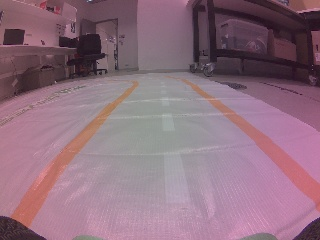
#> input picture data/20261013_001444/000002.jpg, 320 x 240 px, given in place of 20261013_001444, which was not available
$ python lane_detection.py ../data/20261013_001444
#> lines starting #> are read from the running program, lines starting #| are printed output that depends on the picture; after the words box and inside, x2 and y2 are one past the last pixel; in counts of white or black regions, pixels touching at a corner belong together; pictures that were not available may be replaced by others from this repository, and a replacement may not be noted
"""Orange lane-boundary detector for the JetRacer camera (OpenCV + numpy only).

Works on one BGR frame (the recorded 320x240 images). It only perceives; it never
touches the car. Python 3.6 compatible so it can later run on the Jetson.

    python car/lane_detection.py frame.jpg [more.jpg ...] [--out DIR] [--tophat-min 12]

How it works
------------
1. Colour: convert to Lab. Under the pink room lighting the orange tape is far
   easier to separate by Lab b* (yellow-blue axis) than by HSV hue (the tape's
   hue drifts to ~0-15 and its saturation is washed out). The absolute b* of
   the tape falls toward the image edges (vignetting), so a fixed threshold
   loses the right-hand line. Instead we take a white top-hat of b* (b* minus
   its grey opening with a kernel wider than the tape): narrow bright-in-b*
   structures are kept whatever the local floor level, and we require
   top-hat >= `tophat_min` and b* >= `lab_b_min` (a low absolute floor).
2. Region of interest: rows from `roi_top` down (above that is the room, which
   has warm colours too) and the lowest `roi_bottom_margin` rows (car bonnet).
3. Noise filter: morphological open/close, then drop connected blobs smaller
   than `min_blob_area`.
4. Sample rows: on each row in `sample_rows` take the horizontal runs of orange
   pixels. A row is usable only if it has exactly two runs, each narrower than
   `max_run_width`, not touching the image border (a clipped line would bias the
   centre) and separated by `min_lane_width_px`..`max_lane_width_px`. Left run =
   left boundary, right run = right boundary.
5. Lane centre = midpoint of the two runs on each usable row. A straight line
   is fitted through the centres (x as a function of row).

What is returned (LaneResult)
-----------------------------
status      "ok" | "one_line" | "no_line" | "ambiguous" | "insufficient"
valid       True only for status "ok": two boundaries seen on enough rows over a
            long enough span, and the fit is consistent. Anything else leaves
            `offset_norm`, `heading_slope` etc. as None: we do NOT guess a
            centre from a single line, because the lane width in pixels depends
            on distance and camera pose, which we have not calibrated.
confidence  0..1, a heuristic: (usable rows / 8, max 1) x fit quality. Not a probability.
offset_norm lane offset in IMAGE space, see below.
heading_slope  image-space direction of the lane centre line, see below.
curvature   second-order coefficient of the centre line (None if < 5 rows).

IMAGE-SPACE FEATURES ARE NOT METRES OR RADIANS
----------------------------------------------
offset_norm = (centre_x - image_centre_x) / (lane_width_px / 2), measured at
the reference row `ref_row`. Sign matches JetRacerEnv: + means the lane centre
is to the right of the camera, i.e. the car is LEFT of centre. It is a ratio, so
it is independent of pixel scale, but it assumes the camera sits on the car's
centre line, looks straight ahead, and ignores lens distortion and camera
height/tilt. It is therefore only a proxy for JetRacerEnv's
lane_offset / lane_half_width; it equals it only after calibration.

heading_slope = d(centre_x)/d(rows upward), in pixels per pixel. + means the
centre line moves right as it recedes (the track bends/points right of the
camera, i.e. the car points LEFT of the track, as JetRacerEnv's + heading_error).
It mixes true heading error, lateral offset (perspective) and track curvature,
and is not an angle. Do not divide by pi and feed it to a policy trained in the
simulator without calibrating it against known poses.
"""
import argparse
import os

import cv2
import numpy as np

STATUS_OK = "ok"
STATUS_ONE_LINE = "one_line"
STATUS_NO_LINE = "no_line"
STATUS_AMBIGUOUS = "ambiguous"
STATUS_INSUFFICIENT = "insufficient"


class LaneConfig(object):
    """All tunables in one place. Defaults are for 320x240 frames."""

    def __init__(self, **kw):
        # colour (Lab, OpenCV 8-bit scale: 128 = neutral)
        self.lab_b_min = 128           # absolute floor on b*
        self.tophat_kernel = 61        # px, must be wider than the tape (~30 px near the camera)
        self.tophat_min = 12           # b* units above the local floor
        # region of interest
        self.roi_top = 75              # ignore rows above (room / horizon)
        self.roi_bottom_margin = 12    # ignore the lowest rows (car bonnet)
        # noise filtering
        self.open_kernel = 3
        self.close_kernel = 5
        self.min_blob_area = 40        # px
        # row sampling
        self.sample_rows = list(range(100, 228, 8))
        self.max_run_width = 70        # px; wider = a near-horizontal stretch of line, not a crossing
        self.min_run_width = 2
        self.border_margin = 2         # a run within this of the left/right edge is "clipped"
        self.min_lane_width_px = 40
        self.max_lane_width_px = 300
        # validity
        self.min_valid_rows = 3
        self.full_confidence_rows = 8  # usable rows for full coverage credit
        self.min_row_span = 30         # px between first and last usable row
        self.ref_row = 140             # offset is read here (must lie inside the usable span).
                                       # Near rows are often clipped by the image edge, so this is
                                       # a look-ahead row, not the row under the wheels.
        self.ref_row_tolerance = 10
        self.max_fit_rms_px = 6.0
        self.min_confidence = 0.35
        for k, v in kw.items():
            if not hasattr(self, k):
                raise TypeError("unknown LaneConfig option: %s" % k)
            setattr(self, k, v)


class LaneResult(object):
    def __init__(self):
        self.status = STATUS_NO_LINE
        self.valid = False
        self.confidence = 0.0
        self.offset_norm = None       # image-space, see module docstring
        self.heading_slope = None     # image-space, see module docstring
        self.curvature = None
        self.lane_width_px = None     # at ref_row
        self.centre_x_ref = None
        self.n_rows_used = 0
        self.n_rows_sampled = 0
        self.fit_rms_px = None
        self.line_pixels = 0          # orange pixels in the ROI after filtering
        self.rows = []                # per-row dicts: y, left, right, centre, width
        self.mask = None              # filtered orange mask (full frame, uint8 0/255)
        self.centre_fit = None        # (a, b, c): x = a*y^2 + b*y + c  or (0, b, c)
        self.visible_side = None      # for one_line: "left"/"right" by image half (ambiguous in corners)

    def as_dict(self):
        return {
            "status": self.status, "valid": int(self.valid), "confidence": round(self.confidence, 3),
            "offset_norm": _r(self.offset_norm), "heading_slope": _r(self.heading_slope),
            "curvature": _r(self.curvature, 6), "lane_width_px": _r(self.lane_width_px),
            "n_rows_used": self.n_rows_used, "n_rows_sampled": self.n_rows_sampled,
            "fit_rms_px": _r(self.fit_rms_px), "line_pixels": self.line_pixels,
        }


def _r(v, n=4):
    return "" if v is None else round(float(v), n)


def orange_mask(bgr, cfg):
    """Binary mask (0/255) of orange-tape pixels inside the ROI, noise-filtered."""
    h = bgr.shape[0]
    lab = cv2.cvtColor(bgr, cv2.COLOR_BGR2LAB)
    b = lab[:, :, 2]
    k = cv2.getStructuringElement(cv2.MORPH_ELLIPSE, (cfg.tophat_kernel, cfg.tophat_kernel))
    tophat = cv2.subtract(b, cv2.morphologyEx(b, cv2.MORPH_OPEN, k))
    mask = ((tophat >= cfg.tophat_min) & (b >= cfg.lab_b_min)).astype(np.uint8) * 255
    mask[:cfg.roi_top] = 0
    if cfg.roi_bottom_margin > 0:
        mask[h - cfg.roi_bottom_margin:] = 0
    if cfg.open_kernel > 1:
        mask = cv2.morphologyEx(mask, cv2.MORPH_OPEN, np.ones((cfg.open_kernel,) * 2, np.uint8))
    if cfg.close_kernel > 1:
        mask = cv2.morphologyEx(mask, cv2.MORPH_CLOSE, np.ones((cfg.close_kernel,) * 2, np.uint8))
    n, labels, stats, _ = cv2.connectedComponentsWithStats(mask, connectivity=8)
    keep = np.zeros(n, np.uint8)
    for i in range(1, n):
        if stats[i, cv2.CC_STAT_AREA] >= cfg.min_blob_area:
            keep[i] = 255
    return keep[labels]


def _runs(row):
    """(start, end_exclusive) of each run of non-zero pixels in a 1-D array."""
    padded = np.concatenate(([0], (row > 0).astype(np.int8), [0]))
    d = np.diff(padded)
    return list(zip(np.where(d == 1)[0], np.where(d == -1)[0]))


def detect_lane(bgr, cfg=None):
    """Detect the two orange boundaries in one BGR frame. Returns a LaneResult."""
    cfg = cfg or LaneConfig()
    res = LaneResult()
    h, w = bgr.shape[:2]
    mask = orange_mask(bgr, cfg)
    res.mask = mask
    res.line_pixels = int(np.count_nonzero(mask))
    if res.line_pixels == 0:
        return res  # status no_line

    rows = []
    n_one = n_amb = 0
    for y in cfg.sample_rows:
        if y >= h:
            continue
        runs = [r for r in _runs(mask[y]) if r[1] - r[0] >= cfg.min_run_width]
        if not runs:
            continue
        # A run touching the border is clipped (line leaves the image): unusable for a centre.
        good = [r for r in runs if (r[1] - r[0]) <= cfg.max_run_width
                and r[0] > cfg.border_margin and r[1] < w - cfg.border_margin]
        if len(runs) == 2 and len(good) == 2:
            (l0, l1), (r0, r1) = good
            lx, rx = 0.5 * (l0 + l1), 0.5 * (r0 + r1)
            if cfg.min_lane_width_px <= rx - lx <= cfg.max_lane_width_px:
                rows.append({"y": y, "left": lx, "right": rx, "centre": 0.5 * (lx + rx), "width": rx - lx})
                continue
            n_amb += 1
        elif len(runs) == 1:
            n_one += 1
        else:
            n_amb += 1
    res.rows = rows
    res.n_rows_used = len(rows)
    res.n_rows_sampled = len([y for y in cfg.sample_rows if y < h])

    if len(rows) < cfg.min_valid_rows:
        res.confidence = 0.0
        if rows:
            res.status = STATUS_INSUFFICIENT      # two lines on only 1-2 rows
        elif n_amb > 0:
            res.status = STATUS_AMBIGUOUS         # runs seen, but clipped/merged/too many
        elif n_one > 0:
            res.status = STATUS_ONE_LINE          # exactly one line, on every row that has any
            xs = np.where(mask.any(axis=0))[0]
            res.visible_side = "left" if xs.mean() < w / 2 else "right"
        return res

    ys = np.array([r["y"] for r in rows], float)
    cs = np.array([r["centre"] for r in rows])
    ws = np.array([r["width"] for r in rows])
    span = ys.max() - ys.min()
    # Centre line fit: linear always, quadratic (for curvature) only with enough rows.
    b, c = np.polyfit(ys, cs, 1)
    res.centre_fit = (0.0, b, c)
    if len(rows) >= 5 and span >= cfg.min_row_span:
        a2, b2, c2 = np.polyfit(ys, cs, 2)
        res.curvature = float(a2)
        res.centre_fit = (a2, b2, c2)
    # Residual against the fit actually used (a bend is not a fit error).
    fa, fb, fc = res.centre_fit
    rms = float(np.sqrt(np.mean((cs - (fa * ys * ys + fb * ys + fc)) ** 2)))
    res.fit_rms_px = rms
    wb, wc = np.polyfit(ys, ws, 1)  # width should grow smoothly toward the camera
    wrms = float(np.sqrt(np.mean((ws - (wb * ys + wc)) ** 2)))

    coverage = min(1.0, len(rows) / float(cfg.full_confidence_rows))
    quality = float(np.exp(-rms / 6.0) * np.exp(-wrms / 10.0))
    res.confidence = float(coverage * quality)

    ref = cfg.ref_row
    if span < cfg.min_row_span or not (ys.min() - cfg.ref_row_tolerance <= ref <= ys.max() + cfg.ref_row_tolerance):
        res.status = STATUS_INSUFFICIENT  # we would have to extrapolate to the reference row
        return res
    if rms > cfg.max_fit_rms_px or res.confidence < cfg.min_confidence:
        res.status = STATUS_AMBIGUOUS
        return res

    centre_ref = res.centre_fit[0] * ref * ref + res.centre_fit[1] * ref + res.centre_fit[2]
    width_ref = wb * ref + wc
    if width_ref < cfg.min_lane_width_px:
        res.status = STATUS_AMBIGUOUS
        return res
    res.centre_x_ref = float(centre_ref)
    res.lane_width_px = float(width_ref)
    res.offset_norm = float((centre_ref - (w - 1) / 2.0) / (width_ref / 2.0))
    res.heading_slope = float(-b)   # rows increase downward, so "per row upward" = -b
    res.status = STATUS_OK
    res.valid = True
    return res


def annotate(bgr, res, cfg=None):
    """Debug image: orange pixels highlighted, usable row points, fitted centre, text."""
    cfg = cfg or LaneConfig()
    out = bgr.copy()
    h, w = out.shape[:2]
    if res.mask is not None:
        out[res.mask > 0] = (0.35 * out[res.mask > 0] + 0.65 * np.array([0, 255, 255])).astype(np.uint8)
    cv2.line(out, (0, cfg.roi_top), (w, cfg.roi_top), (255, 255, 255), 1)
    cv2.line(out, ((w - 1) // 2, h - 60), ((w - 1) // 2, h), (255, 255, 255), 1)   # image centre
    for r in res.rows:
        y = int(r["y"])
        cv2.circle(out, (int(r["left"]), y), 3, (255, 0, 0), -1)     # left boundary: blue
        cv2.circle(out, (int(r["right"]), y), 3, (0, 0, 255), -1)    # right boundary: red
        cv2.circle(out, (int(r["centre"]), y), 3, (0, 255, 0), -1)   # centre: green
    if res.centre_fit is not None and res.rows:
        a, b, c = res.centre_fit
        y0, y1 = int(min(r["y"] for r in res.rows)), int(max(r["y"] for r in res.rows))
        pts = np.array([[a * y * y + b * y + c, y] for y in range(y0, y1 + 1, 2)], np.int32)
        cv2.polylines(out, [pts], False, (0, 255, 0), 1)
    colour = (0, 200, 0) if res.valid else (0, 0, 255)
    off = "" if res.offset_norm is None else " off %+.2f hd %+.2f" % (res.offset_norm, res.heading_slope)
    cv2.putText(out, "%s c=%.2f%s" % (res.status, res.confidence, off), (4, 12),
                cv2.FONT_HERSHEY_SIMPLEX, 0.4, colour, 1, cv2.LINE_AA)
    return out


def main():
    ap = argparse.ArgumentParser(description="Run the orange-lane detector on image files.")
    ap.add_argument("images", nargs="+")
    ap.add_argument("--out", help="folder for annotated debug images (default: just print)")
    ap.add_argument("--tophat-min", type=int,
                    help="b* top-hat threshold (default %d); lower = more sensitive" % LaneConfig().tophat_min)
    ap.add_argument("--roi-top", type=int, help="first image row to consider (default %d)" % LaneConfig().roi_top)
    args = ap.parse_args()

    kw = {}
    if args.tophat_min is not None:
        kw["tophat_min"] = args.tophat_min
    if args.roi_top is not None:
        kw["roi_top"] = args.roi_top
    cfg = LaneConfig(**kw)
    if args.out and not os.path.isdir(args.out):
        os.makedirs(args.out)
    for path in args.images:
        img = cv2.imread(path)
#> img is the input picture: shape (240, 320, 3); mean B, G, R 126.4, 111.3, 142.7
        if img is None:
            print("%s: cannot read" % path)
            continue
        res = detect_lane(img, cfg)
#> in orange_mask, `lab = cv2.cvtColor(bgr, cv2.COLOR_BGR2LAB)`: lab: shape (240, 320, 3); mean of channels 0, 1, 2 127.7, 143.1, 124.7
#> in orange_mask, `b = lab[:, :, 2]`:
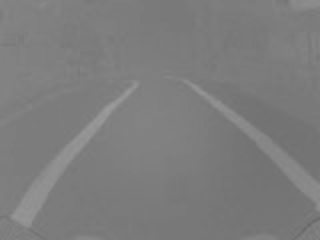
#> b: shape (240, 320); min 103, max 155, mean 124.7
#> in orange_mask, `tophat = cv2.subtract(b, cv2.morphologyEx(b, cv2.MORPH_OPEN, k))`:
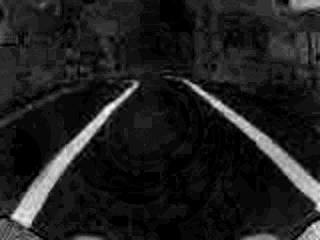
#> tophat: shape (240, 320); min 0, max 30, mean 3.6; drawn with min black and max white
#> in orange_mask, `mask = ((tophat >= cfg.tophat_min) & (b >= cfg.lab_b_min)).astype(np.u..`:
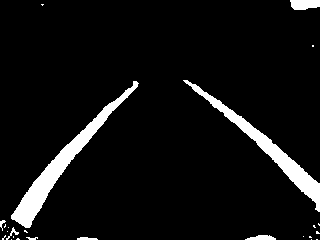
#> mask: shape (240, 320); 6.6% white; 25 white regions (17 under 20 px), largest, box (x1, y1, x2, y2) and area: (11, 81, 139, 228) 2491, (183, 80, 320, 212) 2008, (290, 0, 320, 10) 257
#> in orange_mask, `mask[h - cfg.roi_bottom_margin:] = 0`:
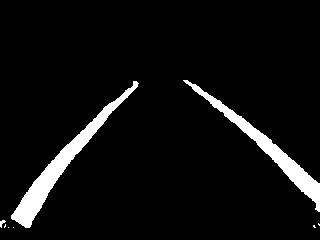
#> mask: shape (240, 320); 5.9% white; 8 white regions (5 under 20 px), largest, box (x1, y1, x2, y2) and area: (11, 81, 139, 228) 2491, (183, 80, 320, 212) 2008, (0, 220, 6, 228) 24
#> in orange_mask, `mask = cv2.morphologyEx(mask, cv2.MORPH_OPEN, np.ones((cfg.open_kernel..`: mask: shape (240, 320); 5.9% white; 3 white regions, box (x1, y1, x2, y2) and area: (11, 81, 138, 228) 2490, (185, 80, 320, 212) 2003, (0, 220, 5, 227) 22
#> in orange_mask, `mask = cv2.morphologyEx(mask, cv2.MORPH_CLOSE, np.ones((cfg.close_kern..`: mask: shape (240, 320); 5.9% white; 3 white regions, box (x1, y1, x2, y2) and area: (11, 81, 138, 228) 2490, (185, 80, 320, 212) 2005, (0, 220, 5, 227) 24
#> in orange_mask, `n, labels, stats, _ = cv2.connectedComponentsWithStats(mask, connectiv..`:
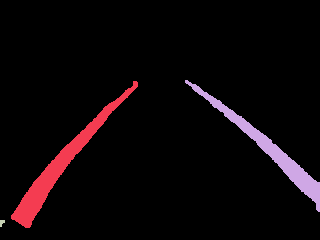
#> labels: shape (240, 320) int32; 4 distinct labels, from 0 to 3; one colour per label, 0 black
#> in orange_mask, `n, labels, stats, _ = cv2.connectedComponentsWithStats(mask, connectiv..`: n = 4; stats = [[0, 0, 320, 240, 72281], [11, 81, 127, 147, 2490], [185, 80, 135, 132, 2005], [0, 220, 5, 7, 24]]
#> after the loop in orange_mask, `for i in range(1, n):`: keep = [0, 255, 255, 0]
#> in orange_mask, `return keep[labels]`: returned value: shape (240, 320); 5.9% white; 2 white regions, box (x1, y1, x2, y2) and area: (11, 81, 138, 228) 2490, (185, 80, 320, 212) 2005
#> in detect_lane, `res.line_pixels = int(np.count_nonzero(mask))`: res.line_pixels = 4495
#> the loop in detect_lane, `for y in cfg.sample_rows:` made 16 passes
#> (l0, l1, r0, r1, lx, rx) on passes 1 to 11: (115, 124, 208, 220, 119.5, 214), (103, 116, 217, 229, 109.5, 223), (97, 108, 225, 242, 102.5, 233.5), (88, 103, 236, 251, 95.5, 243.5), (80, 96, 244, 261, 88, 252.5), (72, 89, 254, 272, 80.5, 263), (63, 82, 261, 280, 72.5, 270.5), (56, 75, 270, 288, 65.5, 279), (48, 68, 278, 298, 58, 288), (42, 63, 284, 307, 52.5, 295.5), (35, 57, 291, 316, 46, 303.5)
#> runs on passes 12 to 14: [(29, 52), (299, 320)], [(24, 47), (308, 320)], [(19, 43), (316, 320)]
#> after the loop in detect_lane, `for y in cfg.sample_rows:`: n_amb = 3; n_one = 2; rows = 11 items
#> in detect_lane, `res.n_rows_used = len(rows)`: res.n_rows_used = 11
#> in detect_lane, `ys = np.array([r["y"] for r in rows], float)`: ys = [100, 108, 116, 124, 132, 140, 148, 156, 164, 172, 180]
#> in detect_lane, `cs = np.array([r["centre"] for r in rows])`: cs = [166.8, 166.2, 168, 169.5, 170.2, 171.8, 171.5, 172.2, 173, 174, 174.8]
#> in detect_lane, `ws = np.array([r["width"] for r in rows])`: ws = [94.5, 113.5, 131, 148, 164.5, 182.5, 198, 213.5, 230, 243, 257.5]
#> in detect_lane, `span = ys.max() - ys.min()`: span = 80
#> in detect_lane, `b, c = np.polyfit(ys, cs, 1)`: b = 0.105; c = 156
#> in detect_lane, `res.centre_fit = (0.0, b, c)`: res.centre_fit = (0, 0.105, 156)
#> in detect_lane, `a2, b2, c2 = np.polyfit(ys, cs, 2)`: a2 = -0.000378; b2 = 0.211; c2 = 148.8
#> in detect_lane, `res.curvature = float(a2)`: res.curvature = -0.000378
#> in detect_lane, `res.centre_fit = (a2, b2, c2)`: res.centre_fit = (-0.000378, 0.211, 148.8)
#> in detect_lane, `fa, fb, fc = res.centre_fit`: fa = -0.000378; fb = 0.211; fc = 148.8
#> in detect_lane, `rms = float(np.sqrt(np.mean((cs - (fa * ys * ys + fb * ys + fc)) ** 2)))`: rms = 0.462
#> in detect_lane, `wb, wc = np.polyfit(ys, ws, 1)`: wb = 2.04; wc = -105.9
#> in detect_lane, `wrms = float(np.sqrt(np.mean((ws - (wb * ys + wc)) ** 2)))`: wrms = 2.12
#> in detect_lane, `coverage = min(1.0, len(rows) / float(cfg.full_confidence_rows))`: coverage = 1
#> in detect_lane, `quality = float(np.exp(-rms / 6.0) * np.exp(-wrms / 10.0))`: quality = 0.749
#> in detect_lane, `centre_ref = res.centre_fit[0] * ref * ref + res.centre_fit[1] * ref +..`: centre_ref = 171
#> in detect_lane, `width_ref = wb * ref + wc`: width_ref = 179.6
#> in detect_lane, `res.centre_x_ref = float(centre_ref)`: res.centre_x_ref = 171
#> in detect_lane, `res.lane_width_px = float(width_ref)`: res.lane_width_px = 179.6
#> in detect_lane, `res.offset_norm = float((centre_ref - (w - 1) / 2.0) / (width_ref / 2...`: res.offset_norm = 0.128
#> in detect_lane, `res.heading_slope = float(-b)   # rows increase downward, so "per row ..`: res.heading_slope = -0.105
        d = res.as_dict()
#> d = 11 items
        print("%s: %s valid=%d conf=%.2f offset_norm=%s heading_slope=%s rows=%d/%d  (image-space, uncalibrated)"
              % (path, res.status, res.valid, res.confidence, d["offset_norm"] or "-", d["heading_slope"] or "-",
                 res.n_rows_used, res.n_rows_sampled))
#| ../data/20261013_001444: ok valid=1 conf=0.75 offset_norm=0.1277 heading_slope=-0.1054 rows=11/16  (image-space, uncalibrated)
        if args.out:
            cv2.imwrite(os.path.join(args.out, os.path.basename(path)), annotate(img, res, cfg))


if __name__ == "__main__":
    main()
